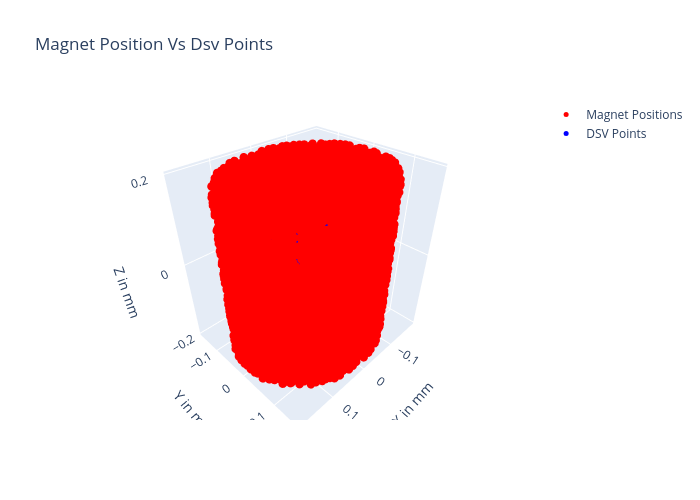

The code cell stored with this chart in its notebook:
### Markdown cell above
## 6. Visualize

### Code cell
visualization.Plot_positions_plotly(full_config, sample_points)

### Figure 1 — Plotly figure (JSON) as saved in the notebook; plotly's stock layout.template omitted (floating-point values rounded to 4 significant figures; data arrays with more than 128 entries replaced by an {"elided": "..."} marker saying what was removed)
{"data": [{"marker": {"color": "red", "size": 5}, "mode": "markers", "name": "Magnet Positions", "type": "scatter3d", "x": {"elided": "8680 float values"}, "y": {"elided": "8680 float values"}, "z": {"elided": "8680 float values"}}, {"marker": {"color": "blue", "size": 5}, "mode": "markers", "name": "DSV Points", "type": "scatter3d", "x": {"elided": "500 float values"}, "y": {"elided": "500 float values"}, "z": {"elided": "500 float values"}}], "layout": {"height": 500, "scene": {"xaxis": {"title": {"text": "X in mm"}}, "yaxis": {"title": {"text": "Y in mm"}}, "zaxis": {"title": {"text": "Z in mm"}}}, "title": {"text": "Magnet Position Vs Dsv Points"}, "width": 700}}
